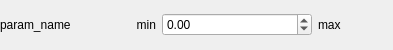
<?xml version="1.0" encoding="UTF-8"?>
<ui version="4.0">
 <class>EditorDecimal</class>
 <widget class="QWidget" name="EditorDecimal">
  <property name="geometry">
   <rect>
    <x>0</x>
    <y>0</y>
    <width>393</width>
    <height>50</height>
   </rect>
  </property>
  <property name="minimumSize">
   <size>
    <width>300</width>
    <height>20</height>
   </size>
  </property>
  <property name="windowTitle">
   <string>Param</string>
  </property>
  <layout class="QVBoxLayout" name="verticalLayout">
   <property name="leftMargin">
    <number>0</number>
   </property>
   <property name="topMargin">
    <number>0</number>
   </property>
   <property name="rightMargin">
    <number>0</number>
   </property>
   <property name="bottomMargin">
    <number>0</number>
   </property>
   <item>
    <layout class="QHBoxLayout" name="_layout_h" stretch="0,0,0,0">
     <item>
      <widget class="QLabel" name="_paramname_label">
       <property name="text">
        <string>param_name</string>
       </property>
      </widget>
     </item>
     <item>
      <widget class="QLabel" name="_min_val_label">
       <property name="minimumSize">
        <size>
         <width>30</width>
         <height>0</height>
        </size>
       </property>
       <property name="text">
        <string>min</string>
       </property>
       <property name="alignment">
        <set>Qt::AlignRight|Qt::AlignTrailing|Qt::AlignVCenter</set>
       </property>
      </widget>
     </item>
     <item>
      <widget class="QDoubleSpinBox" name="doubleSpinBox">
       <property name="minimumSize">
        <size>
         <width>150</width>
         <height>0</height>
        </size>
       </property>
       <property name="minimum">
        <double>-99.989999999999995</double>
       </property>
       <property name="singleStep">
        <double>0.010000000000000</double>
       </property>
      </widget>
     </item>
     <item>
      <widget class="QLabel" name="_max_val_label">
       <property name="minimumSize">
        <size>
         <width>30</width>
         <height>0</height>
        </size>
       </property>
       <property name="text">
        <string>max</string>
       </property>
      </widget>
     </item>
    </layout>
   </item>
  </layout>
 </widget>
 <resources/>
 <connections/>
</ui>
